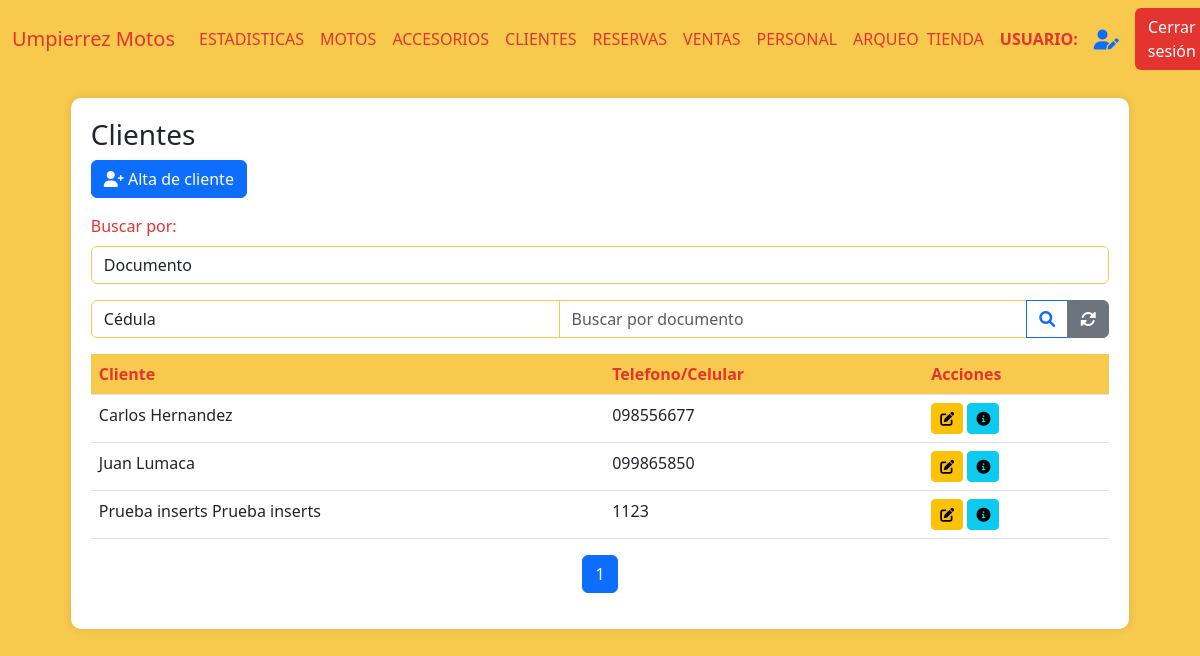
/clientes (signed in), run on an earlier commit of the app's database.
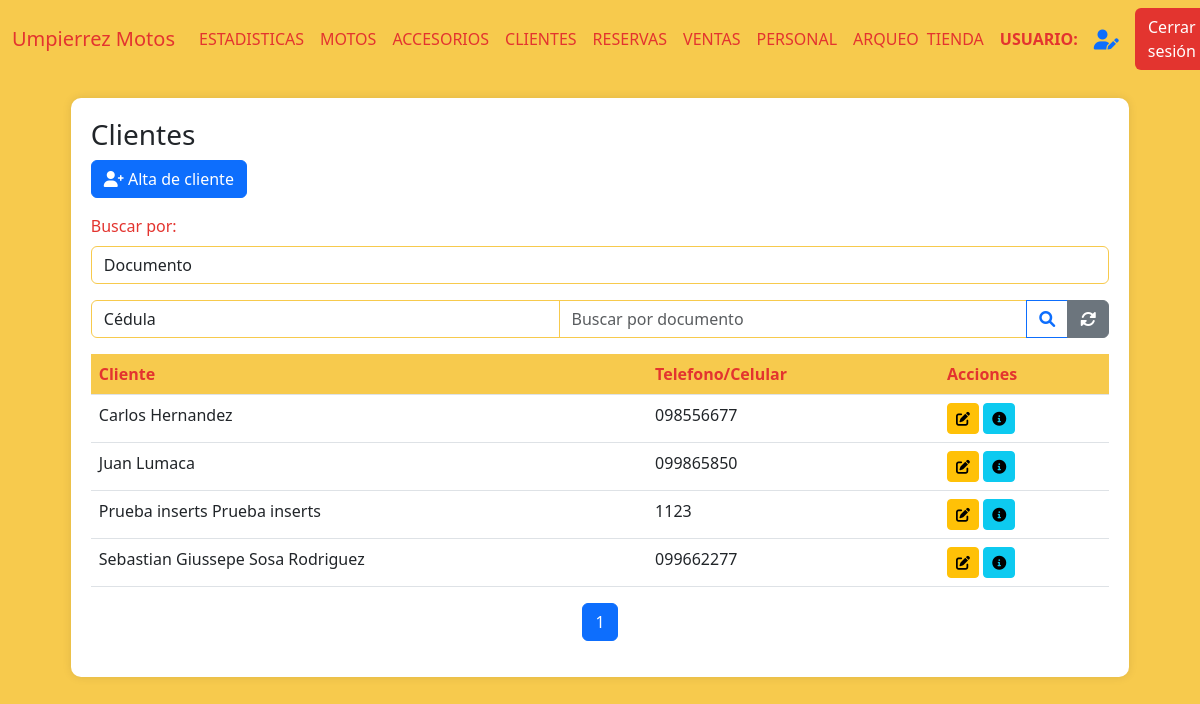
And on a later commit of the database.
### AppUM/models.py (models this page shows)
class Cliente(models.Model):
    documento = models.CharField(max_length=20, unique=True)
    nombre = models.CharField(max_length=20)
    apellido  = models.CharField(max_length=20)
    fecha_nacimiento = models.DateField()
    ciudad = models.CharField(max_length=40)
    calle = models.CharField(max_length=40)
    numero = models.IntegerField()
    num_apartamento = models.IntegerField()

### AppUM/decorators.py (the view)
    def _wrapped_view(request, *args, **kwargs):
        user = request.user
        if user.is_authenticated:
            usuario_consulta = Personal.objects.filter(usuario=user.username).first()
            if usuario_consulta:
                if Administrativo.objects.filter(personal_ptr_id=usuario_consulta.id,activo=1).exists():
                    return view_func(request, *args, **kwargs)
                else:
                    raise PermissionDenied
            else:
                return view_func(request, *args, **kwargs)
        else:
            return redirect('Login')  # Redirigir al login si no está autenticado

### AppUM/functions.py (called while the page is built)
def funcion_paginas_varias(req,instancia_model):
    paginator = Paginator(instancia_model, 5)  # 5 motos por página
    page_number = req.GET.get('page')  # Obtiene el número de página desde la URL
    page_obj = paginator.get_page(page_number)
    return page_obj

### AppUM/views.py (called while the page is built)
@admin_required
def vista_clientes(req):
    clientes = Cliente.objects.filter(
        cliente_telefono__principal=True
    ).values('id','nombre', 'apellido', 'cliente_telefono__telefono').order_by('nombre')
    page_obj = funcion_paginas_varias(req,clientes)
    return render(req,"perfil_administrativo/cliente/clientes.html",{'page_obj': page_obj,"clientes":clientes})

### AppUM/templates/perfil_administrativo/cliente/clientes.html (shortened to what this page needs)
{% extends "perfil_administrativo/padre_perfil_administrativo.html" %}
{% load static %}
{% block contenidoQueCambia %}
<link href="https://cdnjs.cloudflare.com/ajax/libs/font-awesome/6.0.0/css/all.min.css" rel="stylesheet">
<link href="https://cdn.jsdelivr.net/npm/bootstrap-icons@1.10.0/font/bootstrap-icons.css" rel="stylesheet">
<div class="table-container" id="inventarios">
    <h3>Clientes</h3>
    <a href="{% url 'ClienteAlta' %}" class="btn btn-primary mb-3">
        <i class="fas fa-user-plus"></i> Alta de cliente
    </a>
    <div class="mb-3">
        <label for="estado" class="form-label">Buscar por:</label>
        <select class="form-control" name="tipo_busqueda" id="tipo_busqueda" onchange="tipo_busqueda()">
            <option value="documento">Documento</option>
        </select>
    </div>
    <form action="{% url 'BusquedaDocumento' %}" enctype="multipart/form-data" method="get" id="busqueda_documento">{% csrf_token %}
        <div class="input-group mb-3">
            <select class="form-control" name="tipo_doc_busq" id="tipo_doc">
                <option value="CI">Cédula</option>
            </select>
            <input type="number" name="documento" class="form-control" placeholder="Buscar por documento">
            <button class="btn btn-outline-primary" type="submit">
                <i class="fas fa-search"></i>
            </button>
            <a href="{% url 'Clientes' %}" class="btn btn-secondary">
                <i class="fas fa-sync-alt"></i>
            </a>
        </div>
    </form>
    <table class="table">
        <thead>
            <tr>
                <th>Cliente</th>
                <th>Telefono/Celular</th>
                <th>Acciones</th>
            </tr>
        </thead>
        <tbody>
            {% if page_obj %}
                {% for cliente in page_obj %}
                <tr>
                    <td>{{ cliente.nombre }} {{ cliente.apellido }}</td>
                    <td>{{ cliente.cliente_telefono__telefono }}</td>
                    <td>
                        <a href="{% url 'ClienteModificacion' cliente.id %}"><button class="btn btn-sm btn-warning"><i class="fas fa-edit"></i></button></a>
                        <a href="{% url 'ClienteFicha' cliente.id %}"><button class="btn btn-sm btn-info"><i class="fas fa-info-circle"></i></button></a>
                    </td>
                </tr>
                {% endfor %}
            {% else %}
                <tr>
                    <td colspan="9" class="text-center text-muted">
                        No hay registros de clientes.
                    </td>
                </tr>
            {% endif %}
        </tbody>
    </table>
    <nav aria-label="Page navigation">
        <ul class="pagination justify-content-center">
            {% for num in page_obj.paginator.page_range %}
            <li class="page-item {% if page_obj.number == num %}active{% endif %}">
                <a class="page-link" href="?page={{ num }}">{{ num }}</a>
            </li>
            {% endfor %}
        </ul>
    </nav>
</div>
{% endblock %}

What changed in the data, as far as the page shows it:
added Cliente: nombre "Sebastian Giussepe", apellido "Sosa Rodriguez", cliente_telefono__telefono "099662277"
